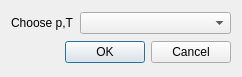
<?xml version="1.0" encoding="UTF-8"?>
<ui version="4.0">
 <class>UniGuess</class>
 <widget class="QDialog" name="UniGuess">
  <property name="geometry">
   <rect>
    <x>0</x>
    <y>0</y>
    <width>242</width>
    <height>77</height>
   </rect>
  </property>
  <property name="windowTitle">
   <string>Select point for guesses</string>
  </property>
  <layout class="QVBoxLayout" name="verticalLayout">
   <item>
    <layout class="QHBoxLayout" name="horizontalLayout">
     <item>
      <widget class="QLabel" name="label_2">
       <property name="text">
        <string>Choose p,T</string>
       </property>
      </widget>
     </item>
     <item>
      <widget class="QComboBox" name="comboPoint">
       <property name="sizePolicy">
        <sizepolicy hsizetype="Expanding" vsizetype="Fixed">
         <horstretch>0</horstretch>
         <verstretch>0</verstretch>
        </sizepolicy>
       </property>
      </widget>
     </item>
    </layout>
   </item>
   <item>
    <widget class="QDialogButtonBox" name="buttonBox">
     <property name="orientation">
      <enum>Qt::Horizontal</enum>
     </property>
     <property name="standardButtons">
      <set>QDialogButtonBox::Cancel|QDialogButtonBox::Ok</set>
     </property>
    </widget>
   </item>
  </layout>
 </widget>
 <resources/>
 <connections>
  <connection>
   <sender>buttonBox</sender>
   <signal>accepted()</signal>
   <receiver>UniGuess</receiver>
   <slot>accept()</slot>
   <hints>
    <hint type="sourcelabel">
     <x>248</x>
     <y>254</y>
    </hint>
    <hint type="destinationlabel">
     <x>157</x>
     <y>274</y>
    </hint>
   </hints>
  </connection>
  <connection>
   <sender>buttonBox</sender>
   <signal>rejected()</signal>
   <receiver>UniGuess</receiver>
   <slot>reject()</slot>
   <hints>
    <hint type="sourcelabel">
     <x>316</x>
     <y>260</y>
    </hint>
    <hint type="destinationlabel">
     <x>286</x>
     <y>274</y>
    </hint>
   </hints>
  </connection>
 </connections>
</ui>
